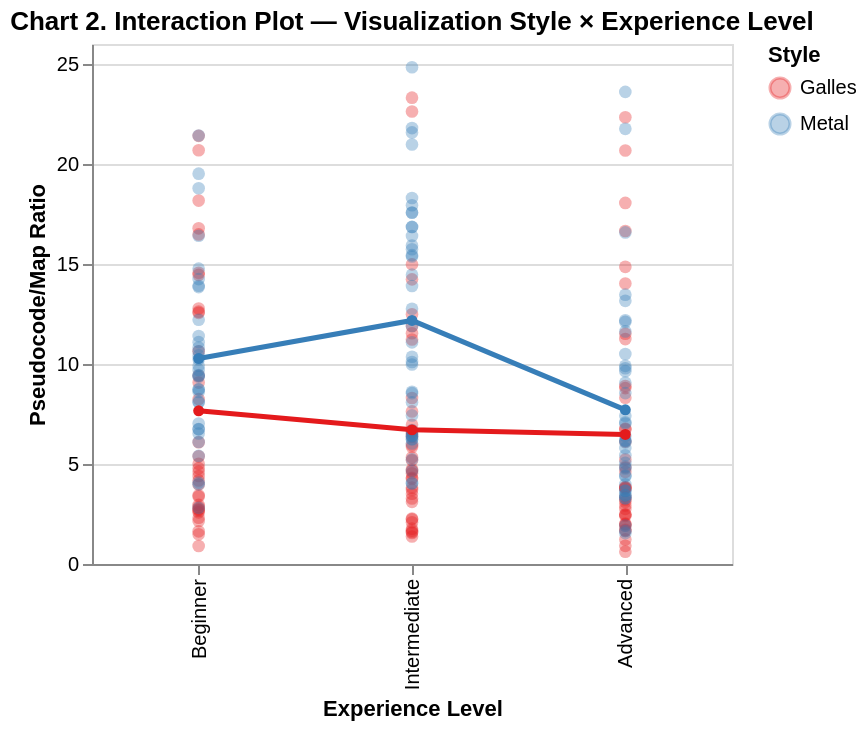

The notebook cell saved with this chart:
### Markdown cell above
## Chart 2 — Interaction: does experience moderate the style effect?

Group means connected by lines across experience levels, one line per visualization style; diverging lines indicate the style effect changes with expertise.

### Code cell
df_means = (
    df.groupby(['experience', 'vis_style'])['pseudo_map_ratio']
    .mean().reset_index(name='mean_ratio')
)

strip = (
    alt.Chart(df)
    .mark_circle(opacity=0.35, size=40)
    .encode(
        x=alt.X('experience:O', sort=EXPERIENCE_ORDER, title='Experience Level'),
        y=alt.Y('pseudo_map_ratio:Q', title='Pseudocode/Map Ratio'),
        color=alt.Color('vis_style:N', scale=alt.Scale(scheme='set1'), title='Style'),
    )
)

lines = (
    alt.Chart(df_means)
    .mark_line(point=True, strokeWidth=2.5)
    .encode(
        x=alt.X('experience:O', sort=EXPERIENCE_ORDER),
        y='mean_ratio:Q',
        color=alt.Color('vis_style:N', scale=alt.Scale(scheme='set1')),
        tooltip=['experience', 'vis_style', alt.Tooltip('mean_ratio:Q', format='.2f')]
    )
)

(strip + lines).properties(
    width=320, height=260,
    title='Chart 2. Interaction Plot — Visualization Style × Experience Level'
)

### Figure 1 — Vega-Lite specification as saved in the notebook (floating-point values rounded to 4 significant figures; data arrays with more than 128 entries replaced by an {"elided": "..."} marker saying what was removed)
{"config": {"view": {"continuousWidth": 300, "continuousHeight": 300}}, "layer": [{"data": {"name": "data-997eabfa290f293f968fd1640ce172e0"}, "mark": {"type": "circle", "opacity": 0.35, "size": 40}, "encoding": {"color": {"field": "vis_style", "scale": {"scheme": "set1"}, "title": "Style", "type": "nominal"}, "x": {"field": "experience", "sort": ["Beginner", "Intermediate", "Advanced"], "title": "Experience Level", "type": "ordinal"}, "y": {"field": "pseudo_map_ratio", "title": "Pseudocode/Map Ratio", "type": "quantitative"}}}, {"data": {"name": "data-d0878fb54f6384ebc6c5eb06fe45b2b1"}, "mark": {"type": "line", "point": true, "strokeWidth": 2.5}, "encoding": {"color": {"field": "vis_style", "scale": {"scheme": "set1"}, "type": "nominal"}, "tooltip": [{"field": "experience", "type": "ordinal"}, {"field": "vis_style", "type": "nominal"}, {"field": "mean_ratio", "format": ".2f", "type": "quantitative"}], "x": {"field": "experience", "sort": ["Beginner", "Intermediate", "Advanced"], "type": "ordinal"}, "y": {"field": "mean_ratio", "type": "quantitative"}}}], "height": 260, "title": "Chart 2. Interaction Plot — Visualization Style × Experience Level", "width": 320, "$schema": "https://vega.github.io/schema/vega-lite/v5.20.1.json", "datasets": {"data-997eabfa290f293f968fd1640ce172e0": {"elided": "219 records"}, "data-d0878fb54f6384ebc6c5eb06fe45b2b1": [{"experience": "Beginner", "vis_style": "Galles", "mean_ratio": 7.661}, {"experience": "Beginner", "vis_style": "Metal", "mean_ratio": 10.27}, {"experience": "Intermediate", "vis_style": "Galles", "mean_ratio": 6.707}, {"experience": "Intermediate", "vis_style": "Metal", "mean_ratio": 12.18}, {"experience": "Advanced", "vis_style": "Galles", "mean_ratio": 6.476}, {"experience": "Advanced", "vis_style": "Metal", "mean_ratio": 7.709}]}}
